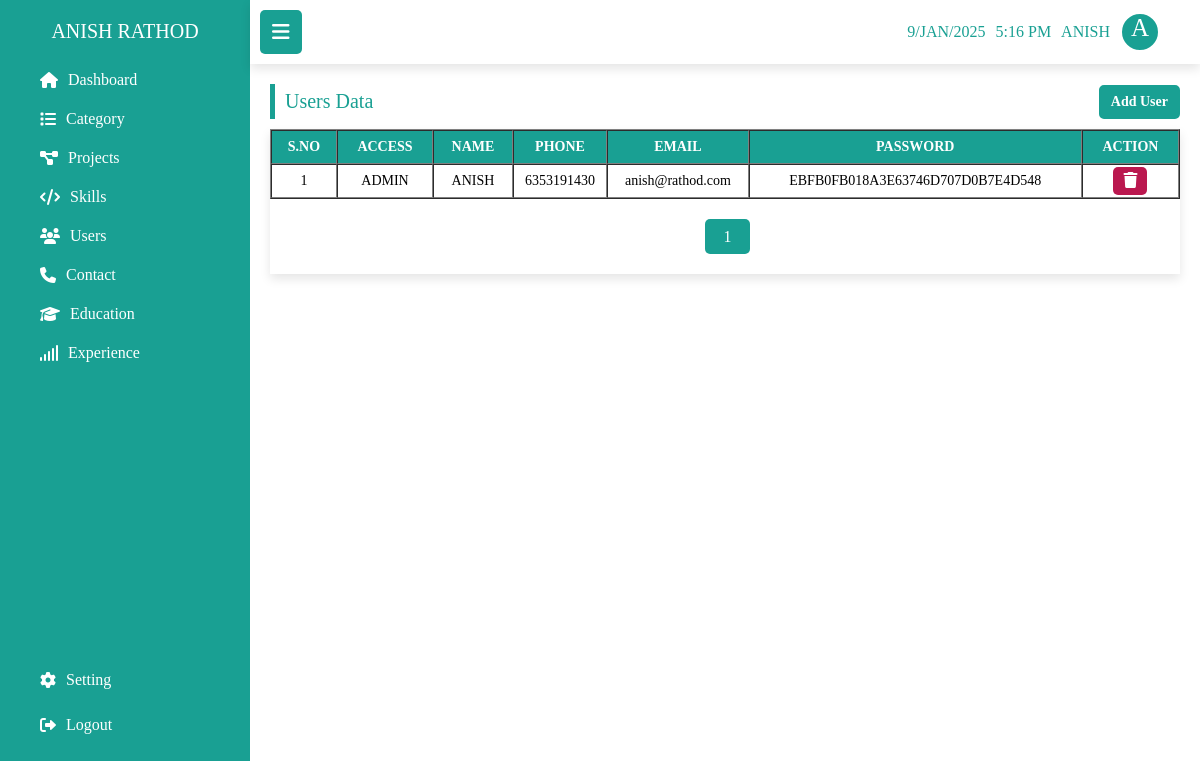
Page /admin/users.php (signed in) on the committed database.
### tables this page shows
CREATE TABLE `users` (
  `user_id` int(11) NOT NULL,
  `name` varchar(255) NOT NULL,
  `phone` varchar(15) NOT NULL,
  `email` varchar(255) NOT NULL,
  `password` varchar(100) NOT NULL,
  `role` varchar(5) NOT NULL
);

### admin/users.php (the view, shortened to what this page needs)
<?php
include './header.php';
include './sidebar.php';
include './conn.php';
?>
<div class="data">
    <div class="flex">
        <h2 class="tableTitle">users data</h2>
        <a href="add_users.php" class="add_btn">add user</a>
    </div>
    <div class="table">
        <table class="tableData" border="1" cellspacing="0">
            <thead>
                <tr>
                    <th>S.no</th>
                    <th>access</th>
                    <th>name</th>
                    <th>phone</th>
                    <th>email</th>
                    <th>password</th>
                    <th>action</th>
                </tr>
            </thead>
            <tbody>
                <?php
                $limit = 5;
                if (isset($_GET['page'])) {
                    $page = $_GET['page'];
                } else {
                    $page = 1;
                }
                $offset = ($page - 1) * $limit;
                $select_user = "SELECT * FROM `users`  ORDER BY user_id DESC  LIMIT {$offset},{$limit} ";
                $select_user_run = mysqli_query($conn, $select_user);
                if (mysqli_num_rows($select_user_run) > 0) {
                    $sno = $offset + 1;
                    while ($data = mysqli_fetch_assoc($select_user_run)) {
                ?>
                        <tr>
                            <td><?php echo $sno ?></td>
                            <td><?php if ($data['role'] == 1) {
                                    echo "Admin";
                                } else {
                                    echo "User";
                                } ?></td>
                            <td><?php echo $data['name']; ?></td>
                            <td><?php echo $data['phone']; ?></td>
                            <td class="email"><?php echo $data['email']; ?></td>
                            <td><?php echo $data['password']; ?></td>
                            <td>
                                <div class="btns">
                                    <a href="delete.php?userId=<?php echo $data['user_id']; ?>" class="delete">
                                        <i class="fas fa-trash"></i>
                                    </a>
                                </div>
                            </td>
                        </tr>
                <?php
                        $sno++;
                    }
                }
                ?>
            </tbody>
        </table>
        <?php
        $select = "SELECT * FROM `users`";
        $select_run = mysqli_query($conn, $select);
        $total_records = mysqli_num_rows($select_run);
        $total_num =   ceil($total_records / $limit);
        echo '<ul class="pagination">';
        for ($i = 1; $i <= $total_num; $i++) {
            if ($i == $page) {
                $active = "active";
            } else {
                $active = "";
            }
            echo "<li>
                    <a href='users.php?page=$i' class=$active >$i</a>
                </li>";
        }
        echo '</ul>';
        ?>
    </div>
</div>

### admin/css/admin.css (style rules this page uses)
* { margin: 0; padding: 0; box-sizing: border-box; outline: none; text-decoration: none; text-transform: capitalize; transition: all 0.2s linear; font-family: "Poppins"; }
html { font-size: 62.5%; }
:root { --white: #fff; --black: #000; --main: #19a093; --shadow: 0 0.5rem 1rem rgba(0, 0, 0, 0.1); }
body { margin-left: 25rem; }
.data { padding: 1rem 2rem; position: relative; }
.data .flex { padding: 1rem 0; display: flex; justify-content: space-between; align-items: center; }
.tableTitle { font-size: 2rem; color: var(--main); font-weight: 500; padding: 0.6rem 1rem; border-left: 0.5rem solid var(--main); }
.add_btn { display: inline-block; font-size: 1.4rem; color: #fff; background-color: var(--main); padding: 0.7rem 1rem; border-radius: 0.5rem; font-weight: 600; border: 0.2rem solid var(--main); }
.table { width: 100%; padding: 0 0 2rem 0; box-shadow: var(--shadow); overflow: auto; }
.tableData { width: 100%; overflow: auto; }
.tableData thead th { background-color: var(--main); padding: 0.8rem; color: var(--white); font-size: 1.4rem; text-transform: uppercase; }
.tableData tbody td { color: var(--black); font-size: 1.4rem; text-align: center; padding: 0.2rem 0; text-transform: uppercase; }
.tableData tbody .email { text-transform: lowercase; }
.tableData tbody td .btns { display: flex; align-items: center; justify-content: center; gap: 1rem; }
.tableData tbody td a { padding: 0.5rem 1rem; border-radius: 0.5rem; color: #fff; font-size: 1.6rem; }
.tableData tbody td .delete { background-color: #ba184f; }
.pagination { width: 100%; margin-top: 2rem; text-align: center; display: flex; align-items: center; justify-content: center; list-style: none; }
.pagination li a { display: inline-block; width: 4.5rem; height: 3.5rem; line-height: 3.5rem; border-radius: 0.5rem; text-align: center; font-size: 1.6rem; font-weight: 500; margin-left: 0.5rem; background-color: #84ccc5; cursor: pointer; }
.pagination li a.active, .pagination li a:hover { background: var(--main); }
.pagination li a { color: #fff; }

### rows in the picture
users: role "ADMIN", name "ANISH", phone "6353191430", email "anish@rathod.com", password "EBFB0FB018A3E63746D707D0B7E4D548"

### other values in the picture
$_SESSION['username'] "ANISH"
$_SESSION['username'][0] "A"
